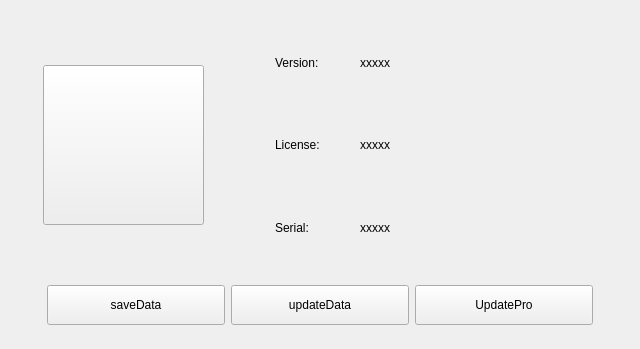
<?xml version="1.0" encoding="UTF-8"?>
<ui version="4.0">
 <class>MsgPageClass</class>
 <widget class="QWidget" name="MsgPageClass">
  <property name="geometry">
   <rect>
    <x>0</x>
    <y>0</y>
    <width>640</width>
    <height>349</height>
   </rect>
  </property>
  <property name="windowTitle">
   <string>Form</string>
  </property>
  <layout class="QGridLayout" name="gridLayout">
   <item row="0" column="0">
    <layout class="QVBoxLayout" name="verticalLayout_3" stretch="20,3,1">
     <item>
      <layout class="QHBoxLayout" name="horizontalLayout_4" stretch="1,5,2,10,1">
       <item>
        <spacer name="horizontalSpacer">
         <property name="orientation">
          <enum>Qt::Horizontal</enum>
         </property>
         <property name="sizeHint" stdset="0">
          <size>
           <width>40</width>
           <height>20</height>
          </size>
         </property>
        </spacer>
       </item>
       <item>
        <layout class="QVBoxLayout" name="verticalLayout" stretch="1,3,1">
         <item>
          <spacer name="verticalSpacer_2">
           <property name="orientation">
            <enum>Qt::Vertical</enum>
           </property>
           <property name="sizeHint" stdset="0">
            <size>
             <width>20</width>
             <height>40</height>
            </size>
           </property>
          </spacer>
         </item>
         <item>
          <widget class="ImgButton" name="msgBtn">
           <property name="enabled">
            <bool>true</bool>
           </property>
           <property name="sizePolicy">
            <sizepolicy hsizetype="Expanding" vsizetype="Expanding">
             <horstretch>0</horstretch>
             <verstretch>0</verstretch>
            </sizepolicy>
           </property>
           <property name="styleSheet">
            <string notr="true">border-image: url(:/weiduodianzi/ui/message.png);</string>
           </property>
           <property name="text">
            <string/>
           </property>
          </widget>
         </item>
         <item>
          <spacer name="verticalSpacer">
           <property name="orientation">
            <enum>Qt::Vertical</enum>
           </property>
           <property name="sizeHint" stdset="0">
            <size>
             <width>20</width>
             <height>40</height>
            </size>
           </property>
          </spacer>
         </item>
        </layout>
       </item>
       <item>
        <spacer name="horizontalSpacer_2">
         <property name="orientation">
          <enum>Qt::Horizontal</enum>
         </property>
         <property name="sizeHint" stdset="0">
          <size>
           <width>40</width>
           <height>20</height>
          </size>
         </property>
        </spacer>
       </item>
       <item>
        <layout class="QVBoxLayout" name="verticalLayout_2" stretch="1,2,1,2,1,2,1">
         <item>
          <spacer name="verticalSpacer_3">
           <property name="orientation">
            <enum>Qt::Vertical</enum>
           </property>
           <property name="sizeHint" stdset="0">
            <size>
             <width>20</width>
             <height>40</height>
            </size>
           </property>
          </spacer>
         </item>
         <item>
          <layout class="QHBoxLayout" name="horizontalLayout" stretch="1,3">
           <item>
            <widget class="QLabel" name="labelVersion">
             <property name="sizePolicy">
              <sizepolicy hsizetype="Expanding" vsizetype="Expanding">
               <horstretch>0</horstretch>
               <verstretch>0</verstretch>
              </sizepolicy>
             </property>
             <property name="text">
              <string>Version:</string>
             </property>
            </widget>
           </item>
           <item>
            <widget class="QLabel" name="labelVersionx">
             <property name="sizePolicy">
              <sizepolicy hsizetype="Expanding" vsizetype="Expanding">
               <horstretch>0</horstretch>
               <verstretch>0</verstretch>
              </sizepolicy>
             </property>
             <property name="text">
              <string>xxxxx</string>
             </property>
            </widget>
           </item>
          </layout>
         </item>
         <item>
          <spacer name="verticalSpacer_4">
           <property name="orientation">
            <enum>Qt::Vertical</enum>
           </property>
           <property name="sizeHint" stdset="0">
            <size>
             <width>20</width>
             <height>40</height>
            </size>
           </property>
          </spacer>
         </item>
         <item>
          <layout class="QHBoxLayout" name="horizontalLayout_2" stretch="1,3">
           <item>
            <widget class="QLabel" name="labelLicense">
             <property name="sizePolicy">
              <sizepolicy hsizetype="Expanding" vsizetype="Expanding">
               <horstretch>0</horstretch>
               <verstretch>0</verstretch>
              </sizepolicy>
             </property>
             <property name="text">
              <string>License:</string>
             </property>
            </widget>
           </item>
           <item>
            <widget class="QLabel" name="labelLicensex">
             <property name="sizePolicy">
              <sizepolicy hsizetype="Expanding" vsizetype="Expanding">
               <horstretch>0</horstretch>
               <verstretch>0</verstretch>
              </sizepolicy>
             </property>
             <property name="text">
              <string>xxxxx</string>
             </property>
            </widget>
           </item>
          </layout>
         </item>
         <item>
          <spacer name="verticalSpacer_5">
           <property name="orientation">
            <enum>Qt::Vertical</enum>
           </property>
           <property name="sizeHint" stdset="0">
            <size>
             <width>20</width>
             <height>40</height>
            </size>
           </property>
          </spacer>
         </item>
         <item>
          <layout class="QHBoxLayout" name="horizontalLayout_3" stretch="1,3">
           <item>
            <widget class="QLabel" name="labelSerial">
             <property name="sizePolicy">
              <sizepolicy hsizetype="Expanding" vsizetype="Expanding">
               <horstretch>0</horstretch>
               <verstretch>0</verstretch>
              </sizepolicy>
             </property>
             <property name="text">
              <string>Serial:</string>
             </property>
            </widget>
           </item>
           <item>
            <widget class="QLabel" name="labelSerialx">
             <property name="sizePolicy">
              <sizepolicy hsizetype="Expanding" vsizetype="Expanding">
               <horstretch>0</horstretch>
               <verstretch>0</verstretch>
              </sizepolicy>
             </property>
             <property name="text">
              <string>xxxxx</string>
             </property>
            </widget>
           </item>
          </layout>
         </item>
         <item>
          <spacer name="verticalSpacer_6">
           <property name="orientation">
            <enum>Qt::Vertical</enum>
           </property>
           <property name="sizeHint" stdset="0">
            <size>
             <width>20</width>
             <height>40</height>
            </size>
           </property>
          </spacer>
         </item>
        </layout>
       </item>
       <item>
        <spacer name="horizontalSpacer_3">
         <property name="orientation">
          <enum>Qt::Horizontal</enum>
         </property>
         <property name="sizeHint" stdset="0">
          <size>
           <width>40</width>
           <height>20</height>
          </size>
         </property>
        </spacer>
       </item>
      </layout>
     </item>
     <item>
      <layout class="QHBoxLayout" name="horizontalLayout_5" stretch="1,5,5,5,1">
       <item>
        <spacer name="horizontalSpacer_4">
         <property name="orientation">
          <enum>Qt::Horizontal</enum>
         </property>
         <property name="sizeHint" stdset="0">
          <size>
           <width>40</width>
           <height>20</height>
          </size>
         </property>
        </spacer>
       </item>
       <item>
        <widget class="BtnCtrl" name="saveDataBtn">
         <property name="sizePolicy">
          <sizepolicy hsizetype="Expanding" vsizetype="Expanding">
           <horstretch>0</horstretch>
           <verstretch>0</verstretch>
          </sizepolicy>
         </property>
         <property name="text">
          <string>saveData</string>
         </property>
        </widget>
       </item>
       <item>
        <widget class="BtnCtrl" name="updateDataBtn">
         <property name="sizePolicy">
          <sizepolicy hsizetype="Expanding" vsizetype="Expanding">
           <horstretch>0</horstretch>
           <verstretch>0</verstretch>
          </sizepolicy>
         </property>
         <property name="text">
          <string>updateData</string>
         </property>
        </widget>
       </item>
       <item>
        <widget class="BtnCtrl" name="updateBtn">
         <property name="sizePolicy">
          <sizepolicy hsizetype="Expanding" vsizetype="Expanding">
           <horstretch>0</horstretch>
           <verstretch>0</verstretch>
          </sizepolicy>
         </property>
         <property name="text">
          <string>UpdatePro</string>
         </property>
        </widget>
       </item>
       <item>
        <spacer name="horizontalSpacer_5">
         <property name="orientation">
          <enum>Qt::Horizontal</enum>
         </property>
         <property name="sizeHint" stdset="0">
          <size>
           <width>40</width>
           <height>20</height>
          </size>
         </property>
        </spacer>
       </item>
      </layout>
     </item>
     <item>
      <spacer name="verticalSpacer_7">
       <property name="orientation">
        <enum>Qt::Vertical</enum>
       </property>
       <property name="sizeHint" stdset="0">
        <size>
         <width>20</width>
         <height>40</height>
        </size>
       </property>
      </spacer>
     </item>
    </layout>
   </item>
  </layout>
 </widget>
 <customwidgets>
  <customwidget>
   <class>ImgButton</class>
   <extends>QPushButton</extends>
   <header>imgbutton.h</header>
  </customwidget>
  <customwidget>
   <class>BtnCtrl</class>
   <extends>QPushButton</extends>
   <header>btnctrl.h</header>
  </customwidget>
 </customwidgets>
 <resources>
  <include location="weiduodianzi.qrc"/>
 </resources>
 <connections/>
</ui>
